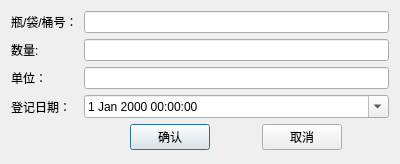
<?xml version="1.0" encoding="UTF-8"?>
<ui version="4.0">
 <class>Dialog</class>
 <widget class="QDialog" name="Dialog">
  <property name="geometry">
   <rect>
    <x>0</x>
    <y>0</y>
    <width>400</width>
    <height>164</height>
   </rect>
  </property>
  <property name="windowTitle">
   <string>编辑半成品记录</string>
  </property>
  <layout class="QGridLayout" name="gridLayout">
   <item row="1" column="1">
    <widget class="QLineEdit" name="lineEdit_amount"/>
   </item>
   <item row="2" column="1">
    <widget class="QLineEdit" name="lineEdit_unit"/>
   </item>
   <item row="0" column="1">
    <widget class="QLineEdit" name="lineEdit_container"/>
   </item>
   <item row="0" column="0">
    <widget class="QLabel" name="label">
     <property name="text">
      <string>瓶/袋/桶号：</string>
     </property>
    </widget>
   </item>
   <item row="1" column="0">
    <widget class="QLabel" name="label_2">
     <property name="text">
      <string>数量:</string>
     </property>
    </widget>
   </item>
   <item row="2" column="0">
    <widget class="QLabel" name="label_3">
     <property name="text">
      <string>单位：</string>
     </property>
    </widget>
   </item>
   <item row="4" column="1">
    <layout class="QHBoxLayout" name="horizontalLayout">
     <item>
      <widget class="QPushButton" name="pushButton_accept">
       <property name="sizePolicy">
        <sizepolicy hsizetype="Fixed" vsizetype="Fixed">
         <horstretch>0</horstretch>
         <verstretch>0</verstretch>
        </sizepolicy>
       </property>
       <property name="text">
        <string>确认</string>
       </property>
      </widget>
     </item>
     <item>
      <widget class="QPushButton" name="pushButton_cancel">
       <property name="sizePolicy">
        <sizepolicy hsizetype="Fixed" vsizetype="Fixed">
         <horstretch>0</horstretch>
         <verstretch>0</verstretch>
        </sizepolicy>
       </property>
       <property name="text">
        <string>取消</string>
       </property>
      </widget>
     </item>
    </layout>
   </item>
   <item row="3" column="0">
    <widget class="QLabel" name="label_4">
     <property name="text">
      <string>登记日期：</string>
     </property>
    </widget>
   </item>
   <item row="3" column="1">
    <widget class="QDateTimeEdit" name="dateTimeEdit_regtime">
     <property name="calendarPopup">
      <bool>true</bool>
     </property>
    </widget>
   </item>
  </layout>
 </widget>
 <resources/>
 <connections/>
</ui>
